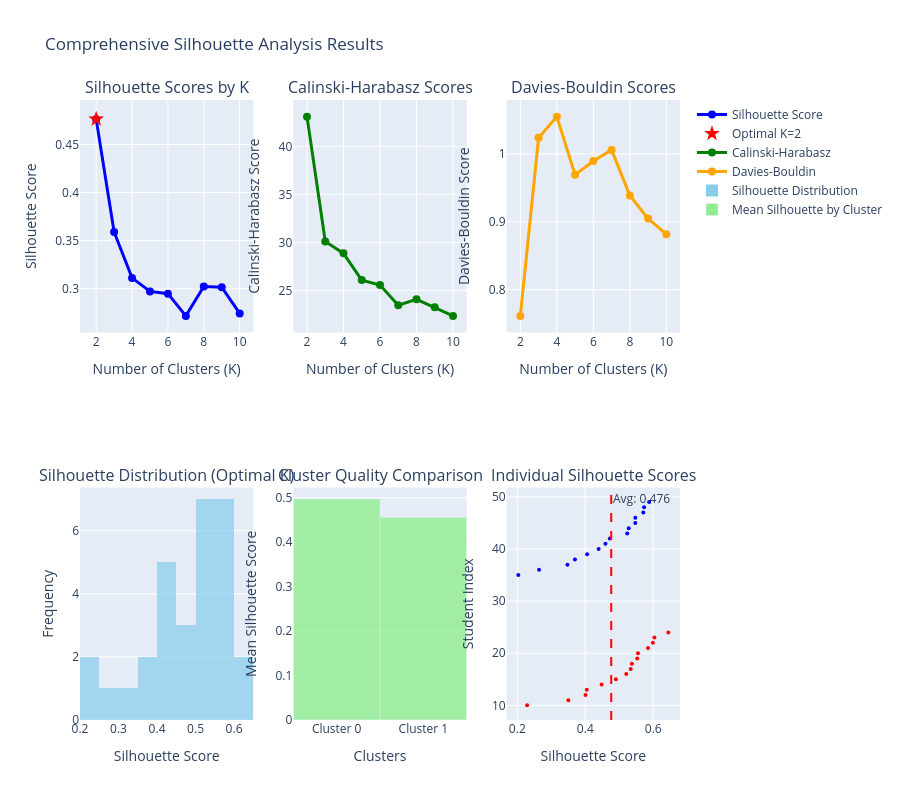

This figure's notebook cell:
### Markdown cell above
### 🎯 **Clustering Optimization Theory**

#### **📈 K-Means Mathematical Foundation**

The K-Means algorithm optimizes the **Within-Cluster Sum of Squares (WCSS)**:

```
Objective Function: minimize Σᵢ₌₁ᵏ Σₓ∈Cᵢ ||x - μᵢ||²

Where:
- k = number of clusters (teams)
- Cᵢ = cluster i
- μᵢ = centroid of cluster i
- ||x - μᵢ||² = squared Euclidean distance
```

#### **🔬 Optimal K Selection Methodology**

We employ **multiple convergent approaches** for robust K selection:

1. **Elbow Method**: Identifies the "elbow" in WCSS reduction curve
2. **Silhouette Analysis**: Maximizes average silhouette score
3. **Calinski-Harabasz**: Maximizes ratio of between/within cluster variance
4. **Davies-Bouldin**: Minimizes average cluster similarity
5. **Composite Scoring**: Weighted combination of all metrics

#### **🎲 Initialization Strategy**

**K-Means++ Initialization** provides superior convergence:
- **Smart Seeding**: First centroid chosen randomly
- **Distance-Based Selection**: Subsequent centroids chosen with probability proportional to squared distance
- **Convergence Guarantee**: Typically converges faster than random initialization
- **Multiple Runs**: 10 initializations with best result selection

#### **📊 Convergence Criteria**

```python
# Convergence conditions
tolerance = 1e-4  # Minimum centroid movement
max_iterations = 300  # Maximum algorithm iterations
```

This ensures **mathematical rigor** while maintaining computational efficiency for educational team formation scenarios.

### Code cell
# 📊 COMPREHENSIVE SILHOUETTE ANALYSIS & VISUALIZATION
print("="*80)
print("📈 DETAILED SILHOUETTE ANALYSIS & CLUSTER QUALITY ASSESSMENT")
print("="*80)

def detailed_silhouette_analysis(X_scaled, training_results, optimal_k, class_labels, verbose=True):
    """
    Comprehensive silhouette analysis with detailed visualizations and insights
    """
    
    if verbose:
        print(f"\n🔍 SILHOUETTE ANALYSIS OVERVIEW:")
        print(f"   • Optimal K: {optimal_k}")
        print(f"   • Data Points: {len(X_scaled)}")
        print(f"   • Features: {X_scaled.shape[1]}")
    
    # Calculate detailed silhouette metrics for optimal k
    silhouette_avg = silhouette_score(X_scaled, class_labels)
    sample_silhouette_values = silhouette_samples(X_scaled, class_labels)
    
    if verbose:
        print(f"\n📊 SILHOUETTE SCORE BREAKDOWN:")
        print(f"   • Average Silhouette Score: {silhouette_avg:.4f}")
        print(f"   • Score Interpretation:")
        if silhouette_avg >= 0.7:
            print(f"     🟢 EXCELLENT clustering (≥0.7)")
        elif silhouette_avg >= 0.5:
            print(f"     🟡 GOOD clustering (0.5-0.7)")
        elif silhouette_avg >= 0.25:
            print(f"     🟠 FAIR clustering (0.25-0.5)")
        else:
            print(f"     🔴 POOR clustering (<0.25)")
    
    # Analyze silhouette scores by cluster
    cluster_silhouette_stats = {}
    unique_labels = np.unique(class_labels)
    
    print(f"\n📋 PER-CLUSTER SILHOUETTE ANALYSIS:")
    for cluster_id in unique_labels:
        cluster_mask = (class_labels == cluster_id)
        cluster_silhouette_scores = sample_silhouette_values[cluster_mask]
        
        cluster_stats = {
            'count': len(cluster_silhouette_scores),
            'mean': np.mean(cluster_silhouette_scores),
            'std': np.std(cluster_silhouette_scores),
            'min': np.min(cluster_silhouette_scores),
            'max': np.max(cluster_silhouette_scores),
            'median': np.median(cluster_silhouette_scores),
            'negative_count': np.sum(cluster_silhouette_scores < 0),
            'excellent_count': np.sum(cluster_silhouette_scores >= 0.7),
            'good_count': np.sum((cluster_silhouette_scores >= 0.5) & (cluster_silhouette_scores < 0.7)),
            'scores': cluster_silhouette_scores
        }
        
        cluster_silhouette_stats[cluster_id] = cluster_stats
        
        if verbose:
            print(f"\n   🎯 Cluster {cluster_id} ({cluster_stats['count']} students):")
            print(f"     • Mean Silhouette: {cluster_stats['mean']:.4f}")
            print(f"     • Std Deviation: {cluster_stats['std']:.4f}")
            print(f"     • Range: [{cluster_stats['min']:.4f}, {cluster_stats['max']:.4f}]")
            print(f"     • Median: {cluster_stats['median']:.4f}")
            print(f"     • Negative Scores: {cluster_stats['negative_count']} ({cluster_stats['negative_count']/cluster_stats['count']*100:.1f}%)")
            print(f"     • Excellent (≥0.7): {cluster_stats['excellent_count']} ({cluster_stats['excellent_count']/cluster_stats['count']*100:.1f}%)")
            print(f"     • Good (0.5-0.7): {cluster_stats['good_count']} ({cluster_stats['good_count']/cluster_stats['count']*100:.1f}%)")
    
    # Overall quality metrics
    total_negative = np.sum(sample_silhouette_values < 0)
    total_excellent = np.sum(sample_silhouette_values >= 0.7)
    total_good = np.sum((sample_silhouette_values >= 0.5) & (sample_silhouette_values < 0.7))
    total_fair = np.sum((sample_silhouette_values >= 0.25) & (sample_silhouette_values < 0.5))
    total_poor = np.sum(sample_silhouette_values < 0.25)
    
    if verbose:
        print(f"\n🏆 OVERALL QUALITY DISTRIBUTION:")
        print(f"   • Excellent (≥0.7): {total_excellent} students ({total_excellent/len(sample_silhouette_values)*100:.1f}%)")
        print(f"   • Good (0.5-0.7): {total_good} students ({total_good/len(sample_silhouette_values)*100:.1f}%)")
        print(f"   • Fair (0.25-0.5): {total_fair} students ({total_fair/len(sample_silhouette_values)*100:.1f}%)")
        print(f"   • Poor (<0.25): {total_poor} students ({total_poor/len(sample_silhouette_values)*100:.1f}%)")
        print(f"   • Misclassified (<0): {total_negative} students ({total_negative/len(sample_silhouette_values)*100:.1f}%)")
    
    # Create comprehensive silhouette visualization
    from plotly.subplots import make_subplots
    
    fig = make_subplots(
        rows=2, cols=3,
        subplot_titles=[
            'Silhouette Scores by K',
            'Calinski-Harabasz Scores',
            'Davies-Bouldin Scores',
            'Silhouette Distribution (Optimal K)',
            'Cluster Quality Comparison',
            'Individual Silhouette Scores'
        ],
        specs=[[{"secondary_y": False}, {"secondary_y": False}, {"secondary_y": False}],
               [{"secondary_y": False}, {"secondary_y": False}, {"secondary_y": False}]]
    )
    
    # Plot 1: Silhouette scores by K
    fig.add_trace(go.Scatter(
        x=training_results['k_values'],
        y=training_results['silhouette_avg'],
        mode='lines+markers',
        name='Silhouette Score',
        line=dict(color='blue', width=3),
        marker=dict(size=8)
    ), row=1, col=1)
    
    # Highlight optimal k
    optimal_k_idx = training_results['k_values'].index(optimal_k)
    fig.add_trace(go.Scatter(
        x=[optimal_k],
        y=[training_results['silhouette_avg'][optimal_k_idx]],
        mode='markers',
        name=f'Optimal K={optimal_k}',
        marker=dict(color='red', size=12, symbol='star')
    ), row=1, col=1)
    
    # Plot 2: Calinski-Harabasz scores
    fig.add_trace(go.Scatter(
        x=training_results['k_values'],
        y=training_results['calinski_harabasz'],
        mode='lines+markers',
        name='Calinski-Harabasz',
        line=dict(color='green', width=3),
        marker=dict(size=8)
    ), row=1, col=2)
    
    # Plot 3: Davies-Bouldin scores
    fig.add_trace(go.Scatter(
        x=training_results['k_values'],
        y=training_results['davies_bouldin'],
        mode='lines+markers',
        name='Davies-Bouldin',
        line=dict(color='orange', width=3),
        marker=dict(size=8)
    ), row=1, col=3)
    
    # Plot 4: Silhouette distribution for optimal k
    fig.add_trace(go.Histogram(
        x=sample_silhouette_values,
        nbinsx=20,
        name='Silhouette Distribution',
        marker=dict(color='skyblue', opacity=0.7)
    ), row=2, col=1)
    
    # Plot 5: Cluster quality comparison
    cluster_means = [cluster_silhouette_stats[cid]['mean'] for cid in unique_labels]
    cluster_names = [f'Cluster {cid}' for cid in unique_labels]
    
    fig.add_trace(go.Bar(
        x=cluster_names,
        y=cluster_means,
        name='Mean Silhouette by Cluster',
        marker=dict(color='lightgreen', opacity=0.8)
    ), row=2, col=2)
    
    # Plot 6: Individual silhouette scores
    y_lower = 10
    colors = ['red', 'blue', 'green', 'orange', 'purple', 'brown', 'pink', 'gray']
    
    for i, cluster_id in enumerate(unique_labels):
        cluster_silhouette_scores = cluster_silhouette_stats[cluster_id]['scores']
        cluster_silhouette_scores.sort()
        
        size_cluster_i = len(cluster_silhouette_scores)
        y_upper = y_lower + size_cluster_i
        
        color = colors[i % len(colors)]
        fig.add_trace(go.Scatter(
            x=cluster_silhouette_scores,
            y=list(range(y_lower, y_upper)),
            mode='markers',
            name=f'Cluster {cluster_id}',
            marker=dict(color=color, size=4),
            showlegend=False
        ), row=2, col=3)
        
        y_lower = y_upper + 10
    
    # Add vertical line for average silhouette score
    fig.add_vline(x=silhouette_avg, line_dash="dash", line_color="red", 
                  annotation_text=f"Avg: {silhouette_avg:.3f}", row=2, col=3)
    
    # Update layout
    fig.update_layout(
        title_text="Comprehensive Silhouette Analysis Results",
        height=800,
        showlegend=True
    )
    
    # Update axis labels
    fig.update_xaxes(title_text="Number of Clusters (K)", row=1, col=1)
    fig.update_yaxes(title_text="Silhouette Score", row=1, col=1)
    
    fig.update_xaxes(title_text="Number of Clusters (K)", row=1, col=2)
    fig.update_yaxes(title_text="Calinski-Harabasz Score", row=1, col=2)
    
    fig.update_xaxes(title_text="Number of Clusters (K)", row=1, col=3)
    fig.update_yaxes(title_text="Davies-Bouldin Score", row=1, col=3)
    
    fig.update_xaxes(title_text="Silhouette Score", row=2, col=1)
    fig.update_yaxes(title_text="Frequency", row=2, col=1)
    
    fig.update_xaxes(title_text="Clusters", row=2, col=2)
    fig.update_yaxes(title_text="Mean Silhouette Score", row=2, col=2)
    
    fig.update_xaxes(title_text="Silhouette Score", row=2, col=3)
    fig.update_yaxes(title_text="Student Index", row=2, col=3)
    
    fig.show()
    
    # Statistical significance testing
    if verbose:
        print(f"\n📊 STATISTICAL VALIDATION:")
        
        # Test cluster separation
        from scipy import stats
        cluster_pairs_tests = []
        for i in range(len(unique_labels)):
            for j in range(i+1, len(unique_labels)):
                cluster_i_scores = cluster_silhouette_stats[unique_labels[i]]['scores']
                cluster_j_scores = cluster_silhouette_stats[unique_labels[j]]['scores']
                
                # Mann-Whitney U test for cluster separation
                statistic, p_value = stats.mannwhitneyu(cluster_i_scores, cluster_j_scores, 
                                                       alternative='two-sided')
                cluster_pairs_tests.append((i, j, p_value))
                
                if p_value < 0.05:
                    significance = "Significantly different"
                else:
                    significance = "Not significantly different"
                
                print(f"   • Cluster {unique_labels[i]} vs {unique_labels[j]}: p={p_value:.4f} ({significance})")
        
        # Overall clustering quality assessment
        quality_score = (total_excellent * 1.0 + total_good * 0.8 + total_fair * 0.5 + 
                        total_poor * 0.2 - total_negative * 0.5) / len(sample_silhouette_values)
        
        print(f"\n🏆 FINAL CLUSTERING QUALITY ASSESSMENT:")
        print(f"   • Overall Quality Score: {quality_score:.4f}")
        print(f"   • Clustering Effectiveness: {silhouette_avg:.4f}")
        print(f"   • Cluster Separation Quality: {'Strong' if np.mean([p < 0.05 for _, _, p in cluster_pairs_tests]) > 0.7 else 'Moderate'}")
        
        if quality_score >= 0.8:
            print(f"   • 🟢 RECOMMENDATION: Excellent clustering - Proceed with confidence")
        elif quality_score >= 0.6:
            print(f"   • 🟡 RECOMMENDATION: Good clustering - Suitable for most applications")
        elif quality_score >= 0.4:
            print(f"   • 🟠 RECOMMENDATION: Fair clustering - Consider parameter tuning")
        else:
            print(f"   • 🔴 RECOMMENDATION: Poor clustering - Requires algorithm revision")
    
    return cluster_silhouette_stats, quality_score

# Execute detailed silhouette analysis
print(f"🚀 Starting comprehensive silhouette analysis...")
silhouette_stats, quality_score = detailed_silhouette_analysis(
    X_scaled, training_results, optimal_k, class_labels, verbose=True
)

print(f"\n🎉 SILHOUETTE ANALYSIS COMPLETED!")
print(f"="*80)

### Figure 1 — Plotly figure (JSON) as saved in the notebook; plotly's stock layout.template omitted (floating-point values rounded to 4 significant figures)
{"data": [{"line": {"color": "blue", "width": 3}, "marker": {"size": 8}, "mode": "lines+markers", "name": "Silhouette Score", "type": "scatter", "x": [2, 3, 4, 5, 6, 7, 8, 9, 10], "xaxis": "x", "y": [0.4764, 0.359, 0.3113, 0.2972, 0.2949, 0.2718, 0.3024, 0.3016, 0.2743], "yaxis": "y"}, {"marker": {"color": "red", "size": 12, "symbol": "star"}, "mode": "markers", "name": "Optimal K=2", "type": "scatter", "x": [2], "xaxis": "x", "y": [0.4764], "yaxis": "y"}, {"line": {"color": "green", "width": 3}, "marker": {"size": 8}, "mode": "lines+markers", "name": "Calinski-Harabasz", "type": "scatter", "x": [2, 3, 4, 5, 6, 7, 8, 9, 10], "xaxis": "x2", "y": [43.1, 30.1, 28.86, 26.08, 25.56, 23.47, 24.08, 23.24, 22.35], "yaxis": "y2"}, {"line": {"color": "orange", "width": 3}, "marker": {"size": 8}, "mode": "lines+markers", "name": "Davies-Bouldin", "type": "scatter", "x": [2, 3, 4, 5, 6, 7, 8, 9, 10], "xaxis": "x3", "y": [0.7614, 1.024, 1.055, 0.9691, 0.9894, 1.006, 0.9388, 0.9047, 0.8817], "yaxis": "y3"}, {"marker": {"color": "skyblue", "opacity": 0.7}, "name": "Silhouette Distribution", "nbinsx": 20, "type": "histogram", "x": [0.4007, 0.203, 0.4055, 0.5234, 0.3696, 0.5206, 0.5989, 0.4594, 0.3476, 0.4043, 0.5847, 0.6444, 0.4392, 0.5371, 0.5471, 0.2289, 0.5552, 0.573, 0.5472, 0.5335, 0.5881, 0.4902, 0.264, 0.4481, 0.4723, 0.6035, 0.5276, 0.5707, 0.553, 0.3502], "xaxis": "x4", "yaxis": "y4"}, {"marker": {"color": "lightgreen", "opacity": 0.8}, "name": "Mean Silhouette by Cluster", "type": "bar", "x": ["Cluster 0", "Cluster 1"], "xaxis": "x5", "y": [0.4969, 0.4559], "yaxis": "y5"}, {"marker": {"color": "red", "size": 4}, "mode": "markers", "name": "Cluster 0", "showlegend": false, "type": "scatter", "x": [0.2289, 0.3502, 0.4007, 0.4043, 0.4481, 0.4902, 0.5206, 0.5335, 0.5371, 0.553, 0.5552, 0.5847, 0.5989, 0.6035, 0.6444], "xaxis": "x6", "y": [10, 11, 12, 13, 14, 15, 16, 17, 18, 19, 20, 21, 22, 23, 24], "yaxis": "y6"}, {"marker": {"color": "blue", "size": 4}, "mode": "markers", "name": "Cluster 1", "showlegend": false, "type": "scatter", "x": [0.203, 0.264, 0.3476, 0.3696, 0.4055, 0.4392, 0.4594, 0.4723, 0.5234, 0.5276, 0.5471, 0.5472, 0.5707, 0.573, 0.5881], "xaxis": "x6", "y": [35, 36, 37, 38, 39, 40, 41, 42, 43, 44, 45, 46, 47, 48, 49], "yaxis": "y6"}], "layout": {"annotations": [{"font": {"size": 16}, "showarrow": false, "text": "Silhouette Scores by K", "x": 0.1444, "xanchor": "center", "xref": "paper", "y": 1, "yanchor": "bottom", "yref": "paper"}, {"font": {"size": 16}, "showarrow": false, "text": "Calinski-Harabasz Scores", "x": 0.5, "xanchor": "center", "xref": "paper", "y": 1, "yanchor": "bottom", "yref": "paper"}, {"font": {"size": 16}, "showarrow": false, "text": "Davies-Bouldin Scores", "x": 0.8556, "xanchor": "center", "xref": "paper", "y": 1, "yanchor": "bottom", "yref": "paper"}, {"font": {"size": 16}, "showarrow": false, "text": "Silhouette Distribution (Optimal K)", "x": 0.1444, "xanchor": "center", "xref": "paper", "y": 0.375, "yanchor": "bottom", "yref": "paper"}, {"font": {"size": 16}, "showarrow": false, "text": "Cluster Quality Comparison", "x": 0.5, "xanchor": "center", "xref": "paper", "y": 0.375, "yanchor": "bottom", "yref": "paper"}, {"font": {"size": 16}, "showarrow": false, "text": "Individual Silhouette Scores", "x": 0.8556, "xanchor": "center", "xref": "paper", "y": 0.375, "yanchor": "bottom", "yref": "paper"}, {"showarrow": false, "text": "Avg: 0.476", "x": 0.4764, "xanchor": "left", "xref": "x6", "y": 1, "yanchor": "top", "yref": "y6 domain"}], "height": 800, "shapes": [{"line": {"color": "red", "dash": "dash"}, "type": "line", "x0": 0.4764, "x1": 0.4764, "xref": "x6", "y0": 0, "y1": 1, "yref": "y6 domain"}], "showlegend": true, "title": {"text": "Comprehensive Silhouette Analysis Results"}, "xaxis": {"anchor": "y", "domain": [0, 0.2889], "title": {"text": "Number of Clusters (K)"}}, "xaxis2": {"anchor": "y2", "domain": [0.3556, 0.6444], "title": {"text": "Number of Clusters (K)"}}, "xaxis3": {"anchor": "y3", "domain": [0.7111, 1], "title": {"text": "Number of Clusters (K)"}}, "xaxis4": {"anchor": "y4", "domain": [0, 0.2889], "title": {"text": "Silhouette Score"}}, "xaxis5": {"anchor": "y5", "domain": [0.3556, 0.6444], "title": {"text": "Clusters"}}, "xaxis6": {"anchor": "y6", "domain": [0.7111, 1], "title": {"text": "Silhouette Score"}}, "yaxis": {"anchor": "x", "domain": [0.625, 1], "title": {"text": "Silhouette Score"}}, "yaxis2": {"anchor": "x2", "domain": [0.625, 1], "title": {"text": "Calinski-Harabasz Score"}}, "yaxis3": {"anchor": "x3", "domain": [0.625, 1], "title": {"text": "Davies-Bouldin Score"}}, "yaxis4": {"anchor": "x4", "domain": [0, 0.375], "title": {"text": "Frequency"}}, "yaxis5": {"anchor": "x5", "domain": [0, 0.375], "title": {"text": "Mean Silhouette Score"}}, "yaxis6": {"anchor": "x6", "domain": [0, 0.375], "title": {"text": "Student Index"}}}}
